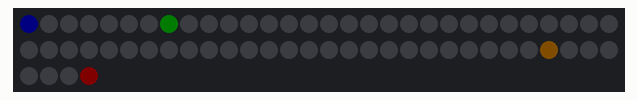
This sketch was run on a simulated Arduino Uno, built with avr-gcc and run on an emulated ATmega328P. On the bench: 64 RGB LEDs in strip order, left to right, continuing on the next row. Dim RGB values are drawn brighter than linear.

Above: at 2.1 s.

The sketch:

00_01_testing_matrix.ino
```cpp
#include <FastLED.h>
//FIXED GLOBAL VARS
#define DATA_PIN 8  //Define led data pin in
#define LED_TYPE NEOPIXEL  //define type of led
#define NUM_LEDS 64  //num of leds in strip

struct CRGB leds[NUM_LEDS];  // Initialize LED array


void setup() {
  // put your setup code here, to run once:
  delay(2000); //for safe startup
  FastLED.addLeds<LED_TYPE, DATA_PIN>(leds, NUM_LEDS);
  FastLED.setBrightness( 5 );
}

void loop() {
leds[0] = CRGB::Blue;
leds[7] = CRGB::Green;
leds[56]= CRGB::Orange;
leds[63]= CRGB::Red;
FastLED.show();       //start the leds
delay(50);
}
```
